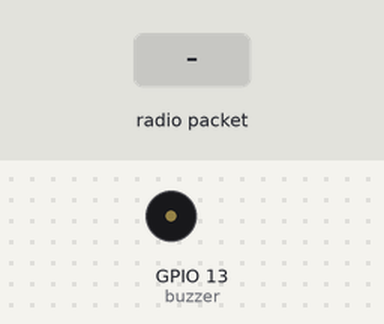
This sketch was run on a simulated ESP32. Shown: buzzer (waves = sounding). The inputs (shaded band) are chosen by the test bench.

Above: at 1.2 s.
1.3 s: radio packet "menuMusicOn" arrives
At 2.1 s:
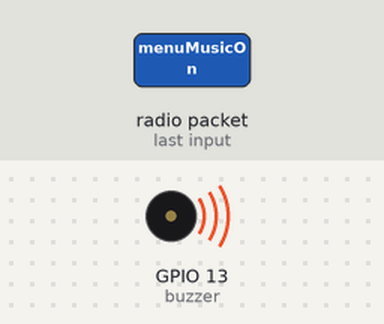
Timing chart, 0 to 8.8 s (numbered marks = the images above; inputs shaded):
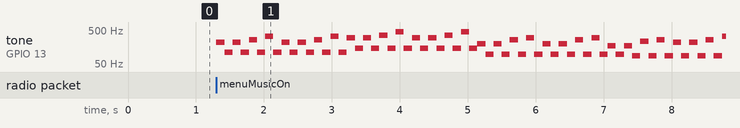

The sketch:

music_game.ino
```cpp
#include <esp_now.h>
#include <WiFi.h>


int melody[] = {220, 220, 261, 330, 220, 220, 261, 330, 294, 294, 350, 440, 294, 294, 350, 440, 196, 196, 261, 294, 196, 196, 261, 294, 174, 174, 230, 261, 220, 220, 261, 330, 220};
int melody2[] = {110, 110, 110, 110, 110, 110, 110, 110, 146, 146, 146, 146, 146, 146, 146, 146, 98, 98, 98, 98, 98, 98, 98, 98, 98, 87, 87, 87, 87, 87, 87, 87, 87};


int buzzer = 13;


bool menuMusic = false;


uint8_t mainAddress[] = {0x24, 0xDC, 0xC3, 0x98, 0xFB, 0x50};


void setup() {

   Serial.begin(115200);
   pinMode(buzzer, OUTPUT);


  WiFi.mode(WIFI_STA);
 if (esp_now_init() != ESP_OK) {
    Serial.println("ESP-NOW initialization failed");
    delay(1000);
    ESP.restart();
 }
 esp_now_peer_info_t peerInfo = {};
  memcpy(peerInfo.peer_addr, mainAddress, 6);
esp_now_add_peer(&peerInfo);

  esp_now_register_recv_cb(receiveCallback);
}
void receiveCallback(const uint8_t *macAddr, const uint8_t *data, int dataLen)
{
  String message = String((char *)data);
if (message == "menuMusicOn" )
{
  menuMusic = true;
}
if (message== "menuMusicOff")
{
  menuMusic = false;
}
}


void loop() {

if (menuMusic)
{

for (int thisNote = 0; thisNote < 32; thisNote++) {
    int noteDuration = 120;
    tone(buzzer, melody[thisNote], noteDuration);
    delay(noteDuration);
    noTone(buzzer);
    tone(buzzer, melody2[thisNote], noteDuration);
    delay(noteDuration);
    noTone(buzzer);

}

}
}
```

Measured:
- after the input at 1.3 s, tone on GPIO 13 (buzzer): plays 220 Hz for 0.12 s, 110 Hz for 0.12 s, 220 Hz for 0.12 s, 110 Hz for 0.12 s, 261 Hz for 0.12 s, 110 Hz for 0.12 s … (63 notes in this stretch), starting at once
